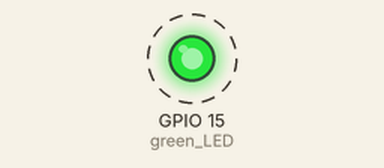
Bench run of a sketch on a simulated ESP32. Shown: output pins drawn as LEDs (lit = HIGH). Dashed ring = blinking.

Above: at 0.5 s.
Timing chart, 0 to 4.6 s (numbered marks = the images above):
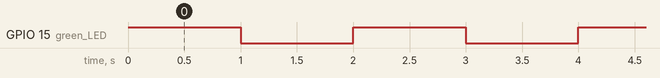

Measured:
- by itself, GPIO 15 (green_LED): alternates HIGH for 1.0 s and LOW for 1.0 s

The sketch:

Test_ESP32.ino
```cpp
// Program to try the ESP32
// ========================

// Just make blink a LED
// To read the good pin, just take out the letter and keep only the number

int green_LED=15;
int delay_time = 1000;


void setup() {
  pinMode(green_LED, OUTPUT);

}

void loop() {
  digitalWrite(green_LED, HIGH);
  delay(delay_time);
  digitalWrite(green_LED, LOW);
  delay(delay_time);
}
```
